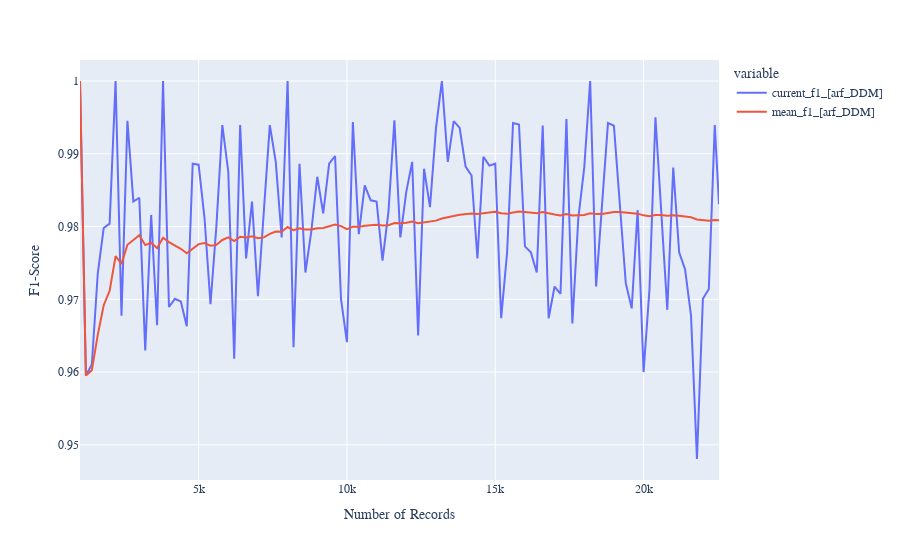

Notebook source saved alongside this figure:
### Code cell
# DDM
fig = px.line(df_test_results, y=['current_f1_[arf_DDM]', 'mean_f1_[arf_DDM]'], x="id")
fig.update_layout(font_family="Times New Roman", xaxis_title = "Number of Records", yaxis_title = "F1-Score")
fig.show()
